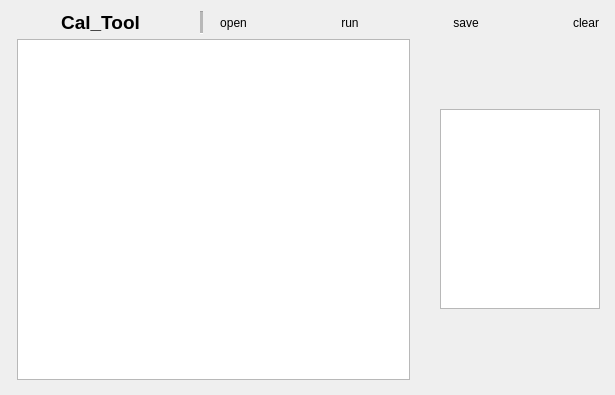
<?xml version="1.0" encoding="UTF-8"?>
<ui version="4.0">
 <class>Dialog</class>
 <widget class="QDialog" name="Dialog">
  <property name="geometry">
   <rect>
    <x>0</x>
    <y>0</y>
    <width>615</width>
    <height>395</height>
   </rect>
  </property>
  <property name="windowTitle">
   <string>calibration_tool</string>
  </property>
  <layout class="QVBoxLayout" name="verticalLayout">
   <property name="spacing">
    <number>5</number>
   </property>
   <property name="rightMargin">
    <number>9</number>
   </property>
   <property name="bottomMargin">
    <number>5</number>
   </property>
   <item>
    <layout class="QVBoxLayout" name="verticalLayout_3">
     <item>
      <layout class="QHBoxLayout" name="horizontalLayout">
       <property name="spacing">
        <number>10</number>
       </property>
       <item>
        <widget class="QLabel" name="label_2">
         <property name="font">
          <font>
           <pointsize>14</pointsize>
           <weight>75</weight>
           <bold>true</bold>
          </font>
         </property>
         <property name="text">
          <string>Cal_Tool</string>
         </property>
         <property name="alignment">
          <set>Qt::AlignCenter</set>
         </property>
        </widget>
       </item>
       <item>
        <widget class="Line" name="line">
         <property name="focusPolicy">
          <enum>Qt::StrongFocus</enum>
         </property>
         <property name="styleSheet">
          <string notr="true">color: rgb(0, 0, 0);</string>
         </property>
         <property name="midLineWidth">
          <number>5</number>
         </property>
         <property name="orientation">
          <enum>Qt::Vertical</enum>
         </property>
        </widget>
       </item>
       <item>
        <layout class="QHBoxLayout" name="horizontalLayout_2">
         <property name="spacing">
          <number>80</number>
         </property>
         <item>
          <widget class="QToolButton" name="toolButton">
           <property name="autoFillBackground">
            <bool>false</bool>
           </property>
           <property name="text">
            <string>open</string>
           </property>
           <property name="icon">
            <iconset resource="photo.qrc">
             <normaloff>:/qc/qc/open.png</normaloff>:/qc/qc/open.png</iconset>
           </property>
           <property name="iconSize">
            <size>
             <width>50</width>
             <height>50</height>
            </size>
           </property>
           <property name="toolButtonStyle">
            <enum>Qt::ToolButtonTextUnderIcon</enum>
           </property>
           <property name="autoRaise">
            <bool>true</bool>
           </property>
          </widget>
         </item>
         <item>
          <widget class="QToolButton" name="toolButton_2">
           <property name="text">
            <string>run</string>
           </property>
           <property name="icon">
            <iconset resource="photo.qrc">
             <normaloff>:/qc/qc/run.png</normaloff>:/qc/qc/run.png</iconset>
           </property>
           <property name="iconSize">
            <size>
             <width>50</width>
             <height>50</height>
            </size>
           </property>
           <property name="toolButtonStyle">
            <enum>Qt::ToolButtonTextUnderIcon</enum>
           </property>
           <property name="autoRaise">
            <bool>true</bool>
           </property>
          </widget>
         </item>
         <item>
          <widget class="QToolButton" name="toolButton_3">
           <property name="text">
            <string>save</string>
           </property>
           <property name="icon">
            <iconset resource="photo.qrc">
             <normaloff>:/qc/qc/save.png</normaloff>:/qc/qc/save.png</iconset>
           </property>
           <property name="iconSize">
            <size>
             <width>50</width>
             <height>50</height>
            </size>
           </property>
           <property name="checkable">
            <bool>true</bool>
           </property>
           <property name="toolButtonStyle">
            <enum>Qt::ToolButtonTextUnderIcon</enum>
           </property>
           <property name="autoRaise">
            <bool>true</bool>
           </property>
          </widget>
         </item>
         <item>
          <widget class="QToolButton" name="toolButton_4">
           <property name="text">
            <string>clear</string>
           </property>
           <property name="icon">
            <iconset resource="photo.qrc">
             <normaloff>:/qc/qc/clear.png</normaloff>:/qc/qc/clear.png</iconset>
           </property>
           <property name="iconSize">
            <size>
             <width>50</width>
             <height>50</height>
            </size>
           </property>
           <property name="toolButtonStyle">
            <enum>Qt::ToolButtonTextUnderIcon</enum>
           </property>
           <property name="autoRaise">
            <bool>true</bool>
           </property>
          </widget>
         </item>
        </layout>
       </item>
      </layout>
     </item>
     <item>
      <layout class="QHBoxLayout" name="horizontalLayout_3">
       <property name="spacing">
        <number>30</number>
       </property>
       <property name="leftMargin">
        <number>6</number>
       </property>
       <property name="rightMargin">
        <number>6</number>
       </property>
       <property name="bottomMargin">
        <number>10</number>
       </property>
       <item>
        <widget class="QPlainTextEdit" name="plainTextEdit">
         <property name="maximumSize">
          <size>
           <width>400</width>
           <height>16777215</height>
          </size>
         </property>
        </widget>
       </item>
       <item>
        <widget class="QListWidget" name="listWidget">
         <property name="sizePolicy">
          <sizepolicy hsizetype="Preferred" vsizetype="Preferred">
           <horstretch>0</horstretch>
           <verstretch>0</verstretch>
          </sizepolicy>
         </property>
         <property name="minimumSize">
          <size>
           <width>30</width>
           <height>200</height>
          </size>
         </property>
         <property name="maximumSize">
          <size>
           <width>160</width>
           <height>200</height>
          </size>
         </property>
        </widget>
       </item>
      </layout>
     </item>
    </layout>
   </item>
  </layout>
 </widget>
 <resources>
  <include location="photo.qrc"/>
 </resources>
 <connections/>
</ui>
